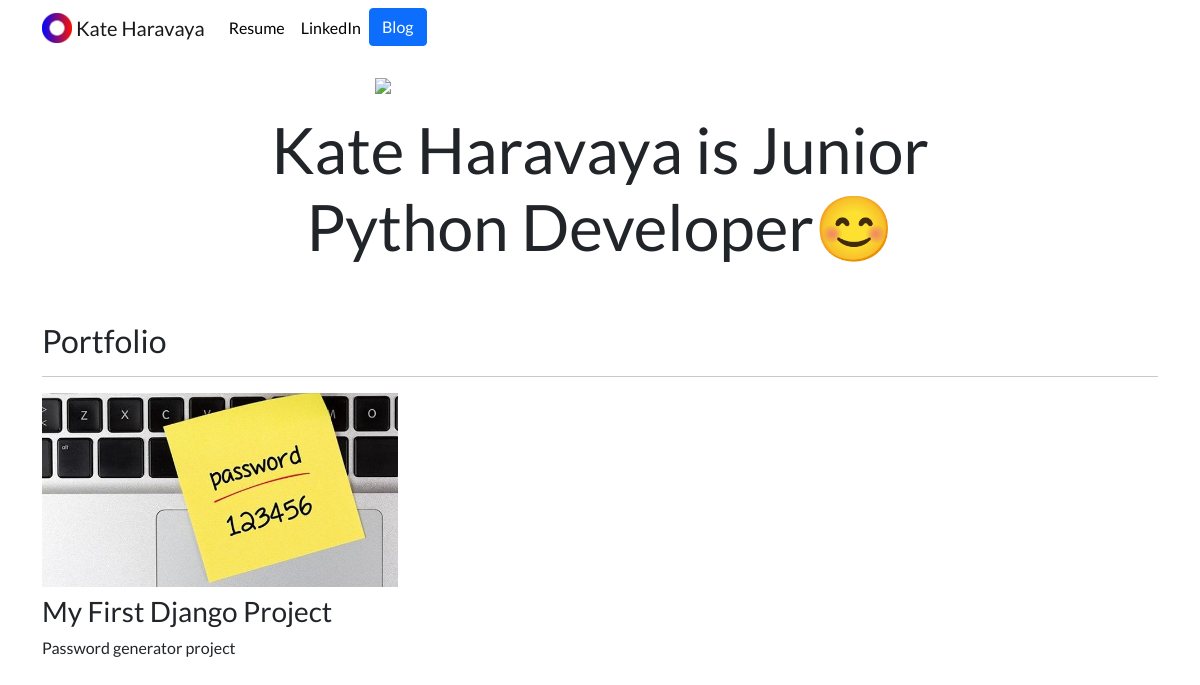
The page / on the database its author committed.
### portfolio/models.py (models this page shows, shortened)
class Project(models.Model):
    title = models.CharField(max_length=100)
    description = models.CharField(max_length=250)
    image = models.ImageField(upload_to='portfolio/imeges/')
    url = models.URLField(blank=True)

### portfolio/views.py (the view)
# urls.py: 2. Add a URL to urlpatterns:  path('', views.home, name='home')
def home(request):
    projects = Project.objects.all()
    return render(request, 'portfolio/home.html', {'projects':projects})

### portfolio/templates/portfolio/home.html
{% extends 'portfolio/base.html' %}
{% load static %}
{% block content  %}
<div class="row justify-content-center my-3">
  <div class="col-5">
    <img src="{% static 'portfolio/IMG_20201015_184531.jpg' %}" class="img-fluid">
  </div>
</div>
<div class="row justify-content-center mb-3">
  <div class="col-md-9 text-center">
    <h1 id="hometext" class="font-weight-bold">Kate Haravaya is Junior Python Developer😊</h1>
  </div>
</div>
<h2 class="mt-5">Portfolio</h2>
<hr>
<div class="row">
  {% for project in projects %}
  <div class="col-lg-4 col-md-6">
    {% if project.url %}
    <a href="{{ project.url }}">
      <img src="{{ project.image.url }}" class="img-fluid mb-2">
    </a>
    {% else %}
    <img src="{{ project.image.url }}" class="img-fluid mb-2">
    {% endif %}
    <h3>{{ project.title }}</h3>
    <p>{{ project.description }}</p>
  </div>
  {% endfor %}
</div>
{% endblock  %}

### portfolio/templates/portfolio/base.html (shortened to what this page needs)
{% load static %}
<!doctype html>
<html lang="en">
  <head>
    <link href="https://cdn.jsdelivr.net/npm/bootstrap@5.1.3/dist/css/bootstrap.min.css" rel="stylesheet">
    <link rel="stylesheet" href="{% static "portfolio/custom.css" %}">
  </head>
  <body>
    <nav id="topNav" class="navbar navbar-expand-md navbar-light">
      <div class="container">
        <a class="navbar-brand" href="{% url 'home' %}">
          <img src="{% static "portfolio/Logo.png" %}" width="30" height="30" class="d-inline-block align-top" alt="Kate's Logo">
          <span>Kate Haravaya</span>
        </a>
        <div class="collapse navbar-collapse text-center" id="navbarNav">
          <ul class="navbar-nav ml-auto">
            <li class="nav-item">
              <a class="nav-link" href="{% static "portfolio/LeverX Group_CV.pdf" %}">Resume</a>
            </li>
            <li class="nav-item">
              <a class="nav-link" href="https://www.linkedin.com/in/kate-gorevaya-4726351aa/" target="_blank">LinkedIn</a>
            </li>
            <li>
              <a role="button" href="{% url 'blog:all_blogs' %}" class="btn btn-primary">Blog</a>
            </li>
          </ul>
        </div>
      </div>
    </nav>
    <div class="container">
    {% block content %}{% endblock %}
    </div>
  </body>
</html>

### portfolio/static/portfolio/custom.css (style rules this page uses)
.navbar-nav .nav-link { color: rgba(0,0,0,1) !important; }
body { font-family: 'Lato', sans-serif; }
@media (min-width: 992px) { #hometext { font-size: 4rem; } }

### rows shown on the page
Project: image (picture), title "My First Django Project", description "Password generator project"
